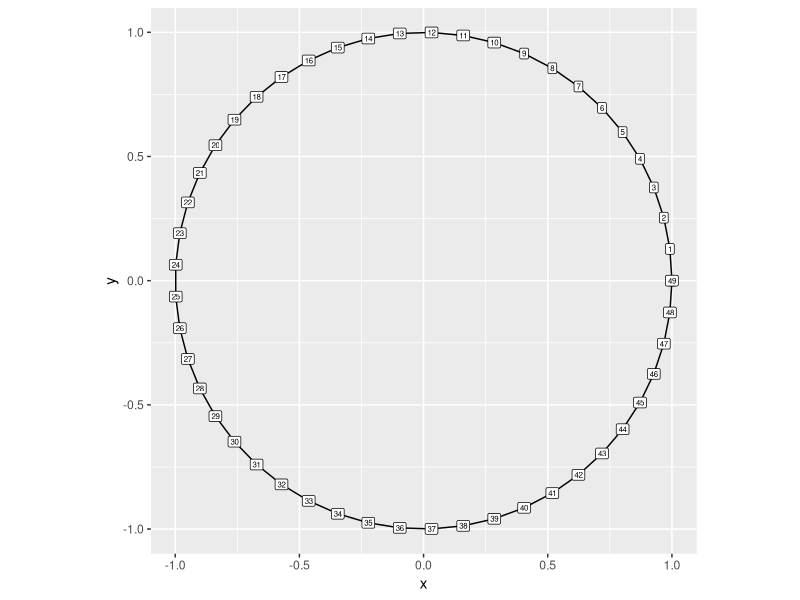
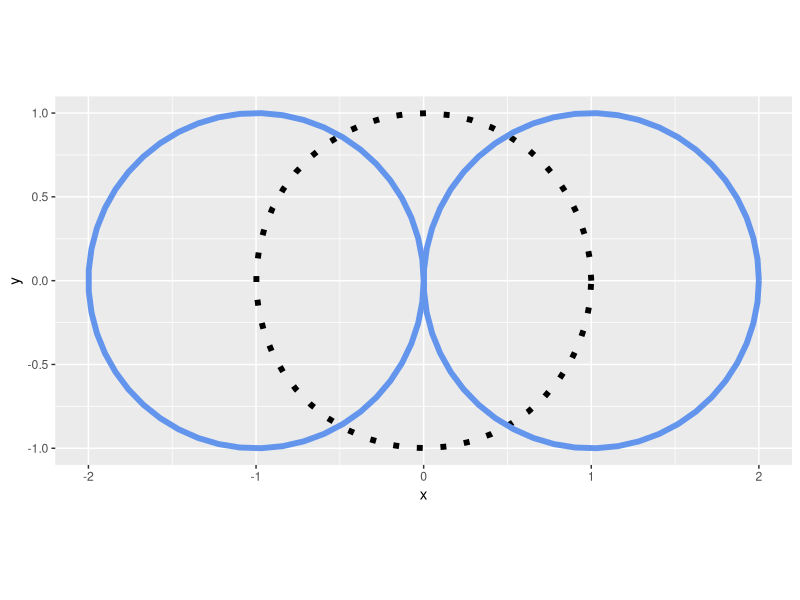
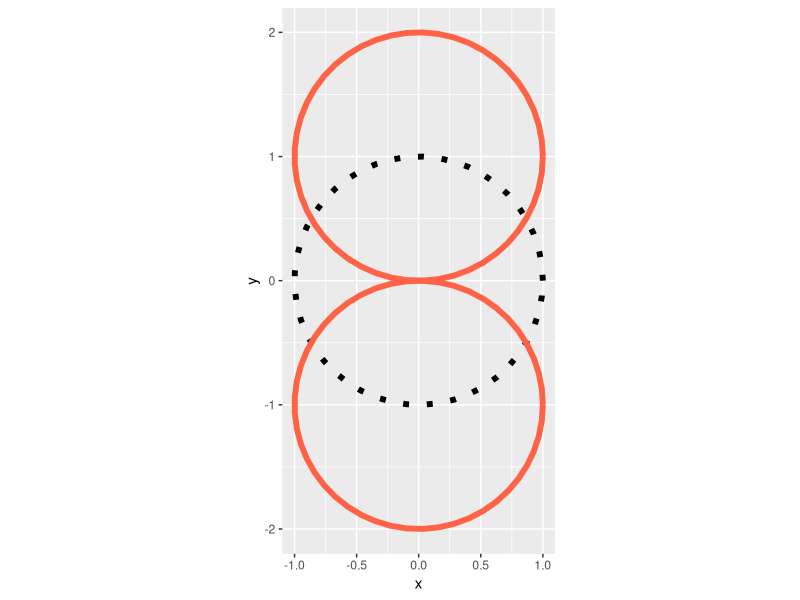
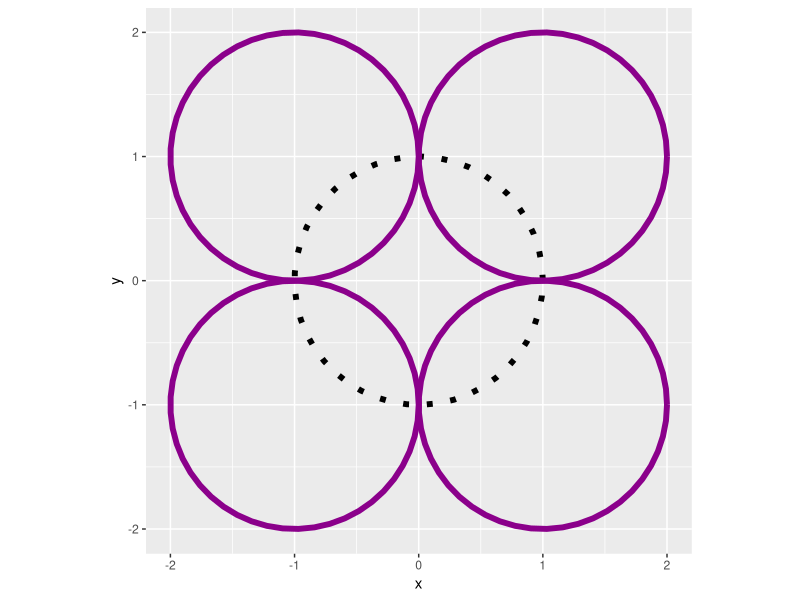
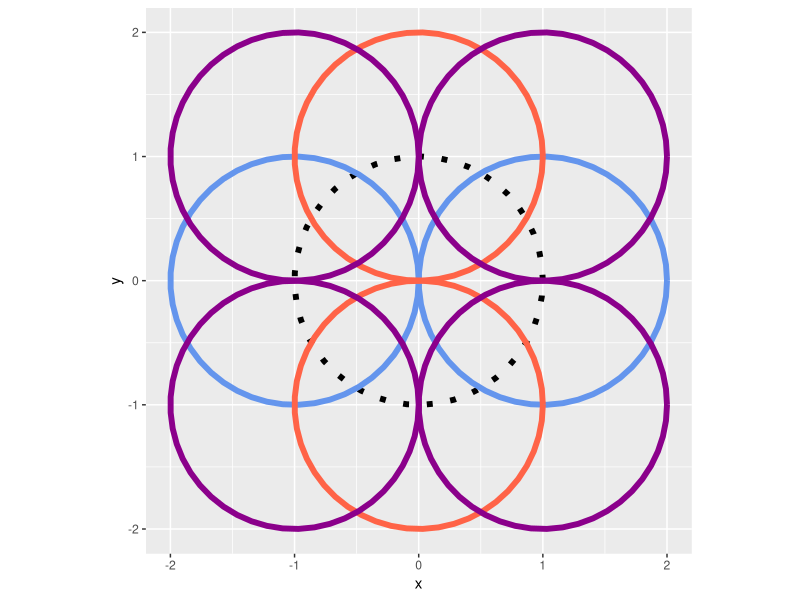
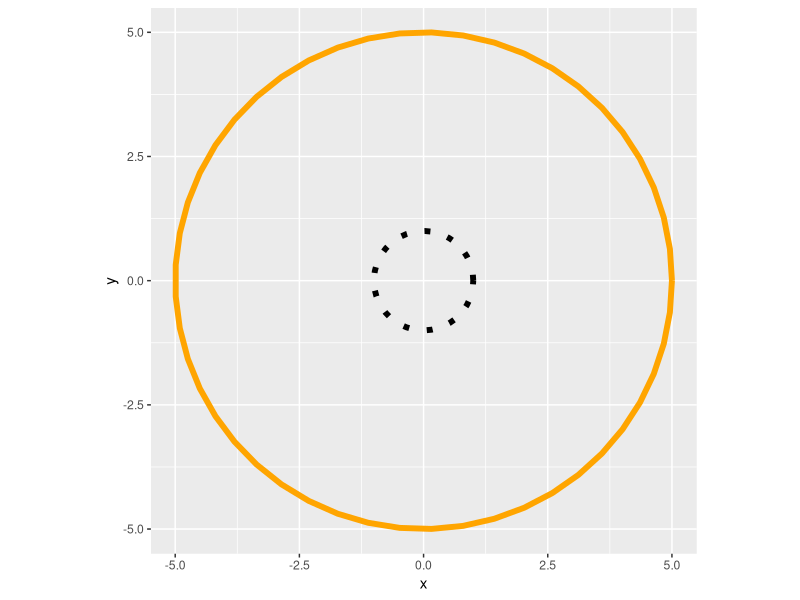
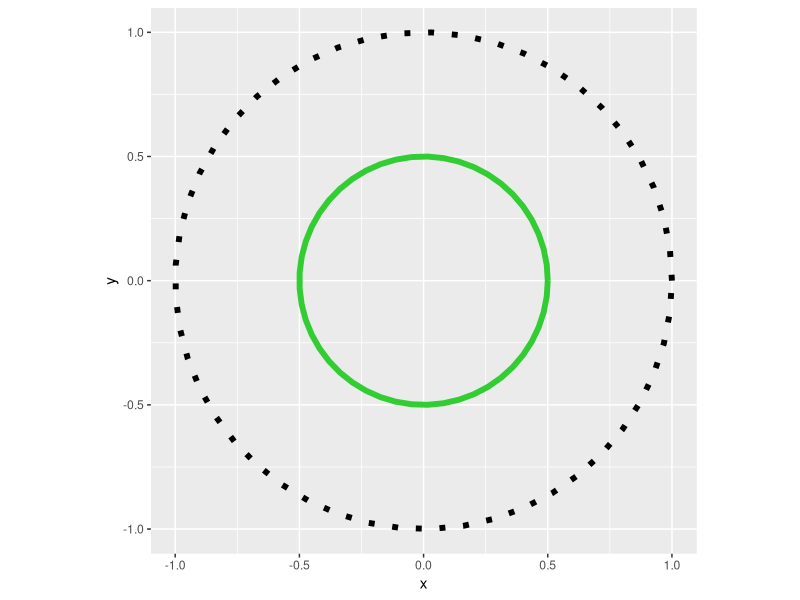
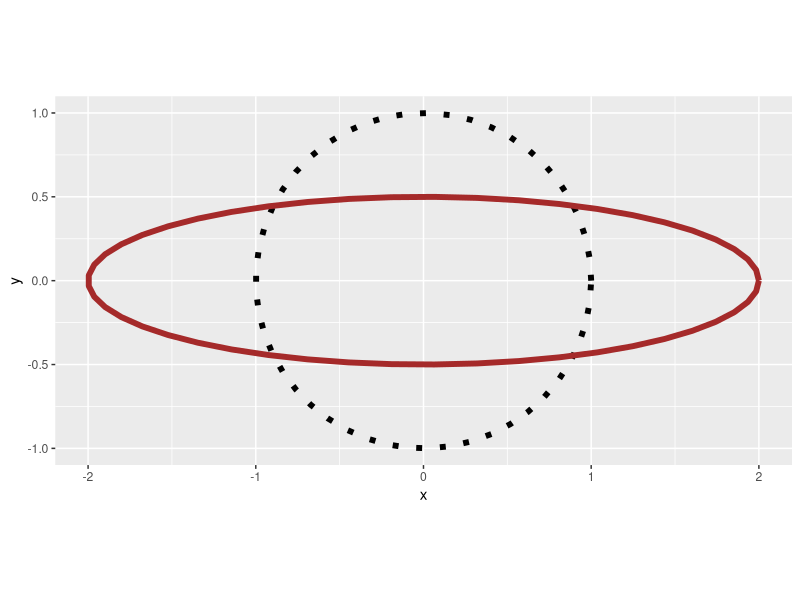

Write R code to recreate these figures, in order.
## ---- chunk 1
library(ggplot2) #For plotting
library(tibble) #For cleaner df manipulation (base can be used)

#Step 1====
#Setting 360 points (angles) that lie in a circle#
angle_n <- 50

#Step 2====
#Calculating angle_n angles/points within a circle#
theta <- seq(from = 0,
             to = 2 * pi, 
             length = angle_n)

#Step 3====
#Creating a dataframe or corresponding x and y values for the circle using theta
circle_df <- tibble(x = cos(theta),
                    y = sin(theta),
                    label = 0:(angle_n-1))

#Step 4 and 5====
#Plotting the circle
circle_df |>
  ggplot(aes(x,y, label = label)) +
  geom_path() +
  geom_label(size = 2) + #labels added for learning/comparative purposes
  coord_equal()

## ---- chunk 2
library(purrr) #For list manipulation
library(dplyr) #for data wrangling

#Moving the unit circle horizontally by 1 left (subtract) and right (addition)
trans_values <- c(-1,1)
trans_directions <- c("left", "right")

horizontal_trans <- map2_df(trans_values, trans_directions, ~circle_df |>
                              mutate(x = x + .x,
                                     direction = .y)
                            )

horizontal_trans |>
  ggplot(aes(x,y, group = direction)) +
  geom_path(data = circle_df, aes(x,y), 
            linetype = 3,
            linewidth = 2,
            inherit.aes = FALSE) +
  geom_path(color = "cornflowerblue",
            linewidth = 2) +
  coord_equal()
  

## ---- chunk 3

#Moving the unit circle vertically by 1 down (subtract) and up (addition)
trans_values <- c(-1,1)
trans_directions <- c("down", "up")

vertical_trans <- map2_df(trans_values, trans_directions, ~circle_df |>
                              mutate(y = y + .x,
                                     direction = .y)
                            )

vertical_trans |>
  ggplot(aes(x,y, group = direction)) +
  geom_path(data = circle_df, aes(x,y), 
            linetype = 3,
            linewidth = 2,
            inherit.aes = FALSE) +
  geom_path(color = "tomato",
            linewidth = 2) +
  coord_equal()
  

## ---- chunk 4

#Moving the unit circle diagonally by 1 in all four main quadrants.
trans_xvalues <- c(-1,1,-1,1)
trans_yvalues <- c(-1,1,1,-1)

trans_directions <- c("down-left", "up-right", "up-left", "down-right")

circle_options <- list(trans_xvalues,
                       trans_yvalues,
                       trans_directions)

diagonal_trans <- pmap_df(circle_options, ~circle_df |>
                            mutate(x = x + ..1,
                                   y = y + ..2,
                                   direction = ..3)
)

diagonal_trans |>
  ggplot(aes(x,y, group = direction)) +
  geom_path(data = circle_df, aes(x,y), 
            linetype = 3,
            linewidth = 2,
            inherit.aes = FALSE) +
  geom_path(color = "darkmagenta",
            linewidth = 2) +
  coord_equal()
  

## ---- chunk 5

circle_df |>
  ggplot(aes(x,y)) +
  geom_path(linetype = 3,
            linewidth = 2) +
    geom_path(data = horizontal_trans, aes(x,y, group = direction),
            color = "cornflowerblue",
            linewidth = 2,
            inherit.aes = FALSE) +
    geom_path(data =vertical_trans, aes(x,y, group = direction),
            color = "tomato",
            linewidth = 2,
            inherit.aes = FALSE)  +
  geom_path(data = diagonal_trans, aes(x,y, group = direction),
            color = "darkmagenta",
            linewidth = 2,
            inherit.aes = FALSE) +
  coord_equal()


## ---- chunk 6

#Increasing the size of the circle by 5 units on both the x and y axis - multiplying.
trans_value <- 5


multi_trans <- map_df(trans_value, ~circle_df |>
                            mutate(x = x * .x,
                                   y = y * .x)
)

multi_trans |>
  ggplot(aes(x,y)) +
  geom_path(data = circle_df, aes(x,y), 
            linetype = 3,
            linewidth = 2,
            inherit.aes = FALSE) +
  geom_path(color = "orange",
            linewidth = 2) +
  coord_equal()
  

## ---- chunk 7

#Decreasing the size of the circle by 1/2 units on both the x and y axis - dividing.
trans_value <- 2


div_trans <- map_df(trans_value, ~circle_df |>
                            mutate(x = x / .x,
                                   y = y / .x)
)

div_trans |>
  ggplot(aes(x,y)) +
  geom_path(data = circle_df, aes(x,y), 
            linetype = 3,
            linewidth = 2,
            inherit.aes = FALSE) +
  geom_path(color = "limegreen",
            linewidth = 2) +
  coord_equal()


## ---- chunk 8

#Decreasing the size of the circle by 1/2 units on both the x and y axis - dividing.
trans_value <- 2


combo_trans1 <- map_df(trans_value, ~circle_df |>
                            mutate(x = x * .x,
                                   y = y / .x)
)

combo_trans1 |>
  ggplot(aes(x,y)) +
  geom_path(data = circle_df, aes(x,y), 
            linetype = 3,
            linewidth = 2,
            inherit.aes = FALSE) +
  geom_path(color = "brown",
            linewidth = 2) +
  coord_equal()


## ---- chunk 9

#Decreasing the size of the circle by 1/2 units on both the x and y axis - dividing.
trans_valuex <- 2
trans_valuey <- 6


combo_trans2 <- map2_df(trans_valuex, trans_valuey, ~circle_df |>
                            mutate(x = x * .x,
                                   y = y / .y)
)

combo_trans2 |>
  ggplot(aes(x,y)) +
  geom_path(data = circle_df, aes(x,y), 
            linetype = 3,
            linewidth = 2,
            inherit.aes = FALSE) +
  geom_path(color = "magenta",
            linewidth = 2) +
  coord_equal()


## ---- chunk 10

circle_df |>
  ggplot(aes(x,y)) +
  geom_path(linetype = 3,
            linewidth = 2
            ) +
  geom_path(data = multi_trans,
            color = "orange",
            linewidth = 2
            ) +
  geom_path(data = div_trans,
            color = "limegreen",
            linewidth = 2
            ) +
  geom_path(data = combo_trans1,
            color = "brown",
            linewidth = 2
            ) +
  geom_path(data = combo_trans2,
            color = "magenta",
            linewidth = 2
            ) +
  coord_equal()


